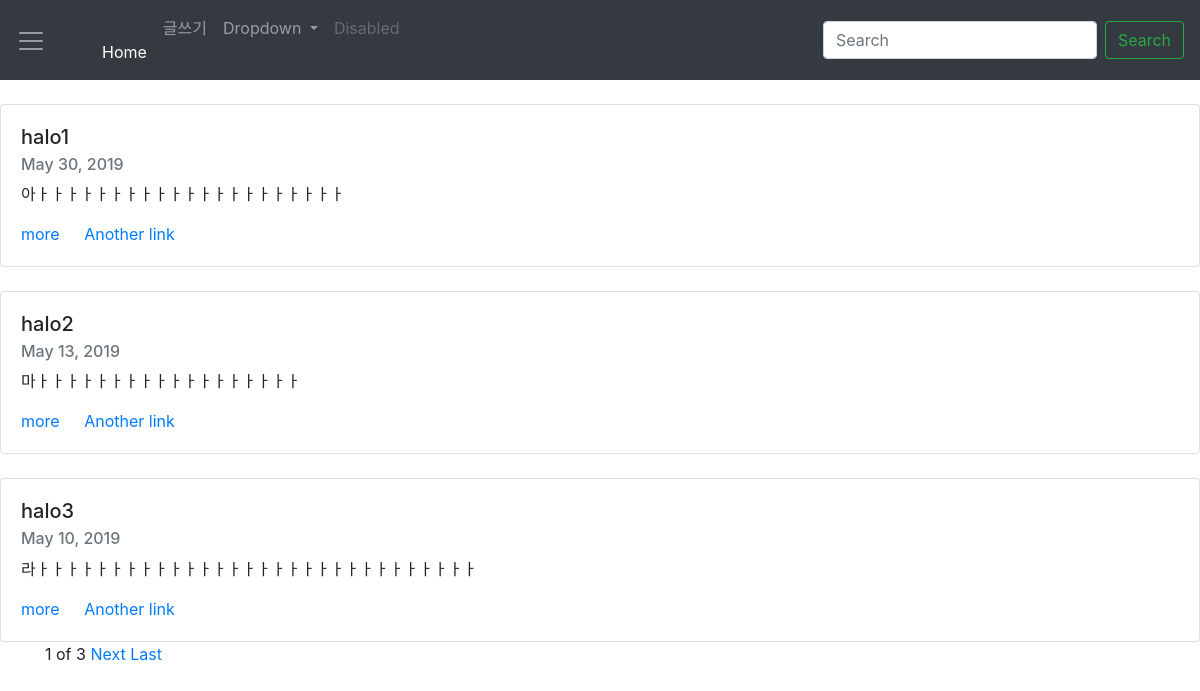
The page / on the database its author committed.
### blogapp/models.py (models this page shows, shortened)
class Blog(models.Model):
    title = models.CharField(max_length=200)
    pub_date = models.DateField('date published')
    body = models.TextField()
    def summary(self):
        return self.body[:100]

### blogapp/views.py (the view)
# urls.py: path('', blogapp.views.home, name="home"),
def home(request):
    blogs = Blog.objects
    blog_list = Blog.objects.all()
    paginator = Paginator(blog_list, 3)
    page = request.GET.get('page')
    posts= paginator.get_page(page)
    return render(request, 'home.html', {'blogs':blogs, 'posts':posts })

### blogapp/templates/home.html (shortened to what this page needs)
 {% extends 'base.html' %}
 {%  block contents %}
 <body>
              {% for blog in posts %}
              <div class="card mt-4">
                    <div class="card-body">
                      <h5 class="card-title">{{blog.title}}</h5>
                      <h6 class="card-subtitle mb-2 text-muted">{{blog.pub_date}}</h6>
                      <p class="card-text">{{blog.summary}} </p>
                      <a href="{% url 'detail' blog.id %}" class="card-link">more</a>
                      <a href="#" class="card-link">Another link</a>
                    </div>
                  </div>
                  {% endfor %}
                  <div class="container">
                  <span>{{posts.number}}</span>
                  <span>of</span>
                  <span>{{posts.paginator.num_pages}}</span>
                  {%if posts.has_next%}
                  <a href="?page={{posts.next_page_number}}">Next</a>
                  <a href="?page={{posts.paginator.num_pages}}">Last</a>
                  {%endif%}
                  </div>
</body>
{% endblock %}

### rows shown on the page
Blog: title "halo1", pub_date "May 30, 2019", summary "아ㅏㅏㅏㅏㅏㅏㅏㅏㅏㅏㅏㅏㅏㅏㅏㅏㅏㅏㅏㅏㅏ"
Blog: title "halo2", pub_date "May 13, 2019", summary "마ㅏㅏㅏㅏㅏㅏㅏㅏㅏㅏㅏㅏㅏㅏㅏㅏㅏㅏ"
Blog: title "halo3", pub_date "May 10, 2019", summary "라ㅏㅏㅏㅏㅏㅏㅏㅏㅏㅏㅏㅏㅏㅏㅏㅏㅏㅏㅏㅏㅏㅏㅏㅏㅏㅏㅏㅏㅏㅏ"

### other values the page prints
{{ posts.number }} "1"
{{ posts.paginator.num_pages }} "3"
